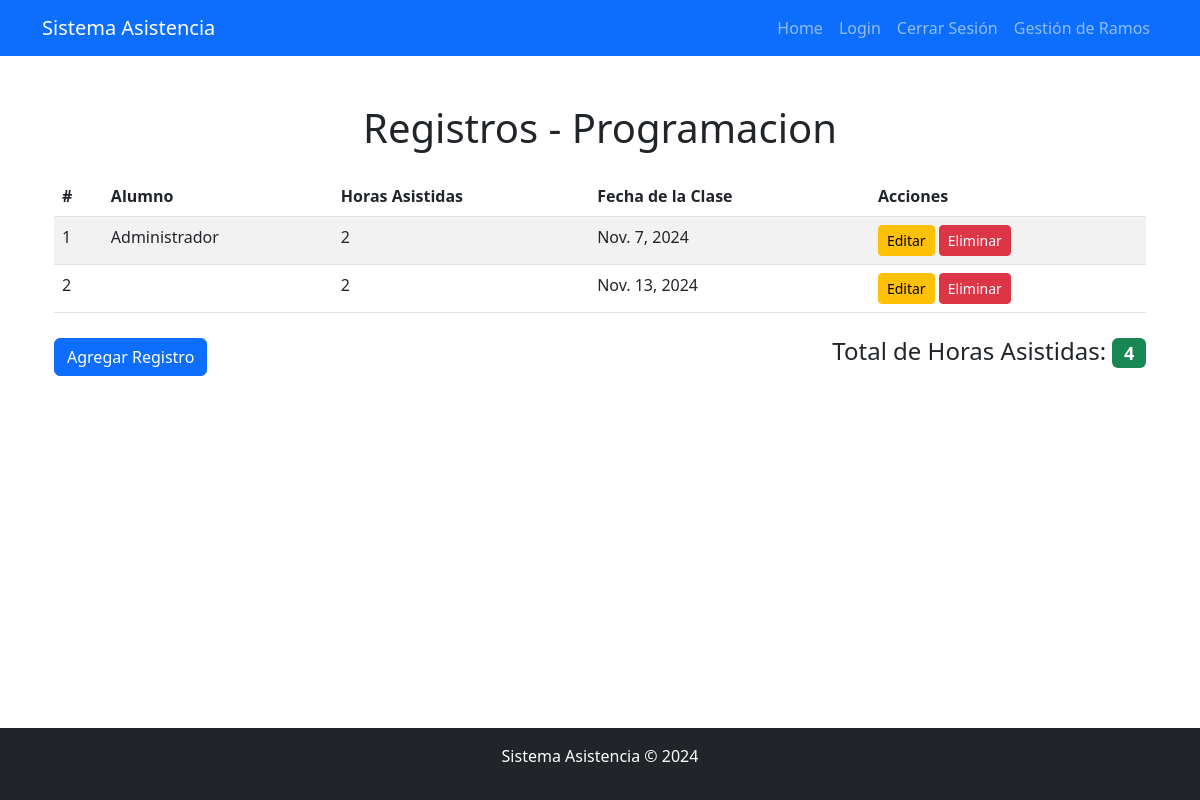
Screenshot of /programacion/listar/ (signed in) with the database file from the repository.
### AsistenciaApp/models.py (models this page shows, shortened)
class ProgramaciónBackEnd(models.Model):
    nombre_asignatura = models.CharField(max_length=100, default="Programación Back End")
    horas_asistidas = models.IntegerField()
    alumno = models.ForeignKey(User, on_delete=models.CASCADE)
    fecha_clase = models.DateField()

### AsistenciaApp/views.py (the view)
# urls.py: path('<str:materia>/listar/', views.listar_registros, name='listar_registros'),
@login_required
def listar_registros(request, materia):
    modelos = {
        'aplicaciones': AplicacionesMóvilesParaIot,
        'ingenieria': IngenieríaDeSoftware,
        'programacion': ProgramaciónBackEnd
    }
    if materia not in modelos:
        return render(request, "404.html")  # Página 404 si la materia no existe
    modelo = modelos[materia]
    registros = modelo.objects.all()
    suma_horas = modelo.objects.aggregate(total_horas_asistidas=Sum('horas_asistidas'))['total_horas_asistidas'] or 0
    return render(request, "base/listar.html", {
        'registros': registros,
        'materia': materia,
        'suma_horas': suma_horas
    })

### AsistenciaApp/templates/base/listar.html (shortened to what this page needs)
{% extends 'themes/base.html' %}
{% block content %}
<div class="container">
    <h1 class="text-center my-4">Registros - {{ materia|capfirst }}</h1>
    <table class="table table-striped">
        <thead>
            <tr>
                <th>#</th>
                <th>Alumno</th>
                <th>Horas Asistidas</th>
                <th>Fecha de la Clase</th>
                <th>Acciones</th>
            </tr>
        </thead>
        <tbody>
            {% for registro in registros %}
            <tr>
                <td>{{ forloop.counter }}</td>
                <td>{{ registro.alumno.first_name }} {{ registro.alumno.last_name }}</td>
                <td>{{ registro.horas_asistidas }}</td>
                <td>{{ registro.fecha_clase }}</td>
                <td>
                    <a href="{% url 'actualizar_registro' materia registro.pk %}" class="btn btn-warning btn-sm">Editar</a>
                    <a href="{% url 'eliminar_registro' materia registro.pk %}" class="btn btn-danger btn-sm">Eliminar</a>
                </td>
            </tr>
            {% empty %}
            <tr>
                <td colspan="5" class="text-center">No hay registros disponibles.</td>
            </tr>
            {% endfor %}
        </tbody>
    </table>
    <div class="d-flex justify-content-between align-items-center mt-4">
        <a href="{% url 'agregar_registro' materia %}" class="btn btn-primary">Agregar Registro</a>
        <h4>Total de Horas Asistidas: <span class="badge bg-success">{{ suma_horas }}</span></h4>
    </div>
</div>
{% endblock %}

### rows the page displays
ProgramaciónBackEnd: alumno.first_name "Administrador", horas_asistidas "2", fecha_clase "Nov. 7, 2024"
ProgramaciónBackEnd: horas_asistidas "2", fecha_clase "Nov. 13, 2024"

### other values shown
{{ materia|capfirst }} "Programacion"
{{ suma_horas }} "4"
